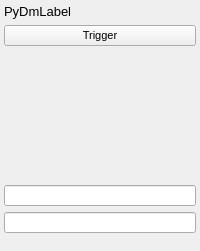
               <widget class="QFrame" name="frame_16">
                <layout class="QGridLayout" name="gridLayout_18" rowstretch="1,1,1,1,1,1,1,1,1,1,1,1,1">
                 <property name="leftMargin">
                  <number>4</number>
                 </property>
                 <property name="topMargin">
                  <number>4</number>
                 </property>
                 <property name="rightMargin">
                  <number>4</number>
                 </property>
                 <property name="bottomMargin">
                  <number>4</number>
                 </property>
                 <property name="horizontalSpacing">
                  <number>4</number>
                 </property>
                 <item row="5" column="0">
                  <widget class="PyDMLabel" name="PyDMLabel_107">
                   <property name="font">
                    <font>
                     <pointsize>8</pointsize>
                    </font>
                   </property>
                   <property name="toolTip">
                    <string/>
                   </property>
                   <property name="styleSheet">
                    <string notr="true"/>
                   </property>
                   <property name="text">
                    <string/>
                   </property>
                   <property name="channel" stdset="0">
                    <string>ca://${DEVICE}:DAQMUX${MUX}_STRMERR3</string>
                   </property>
                  </widget>
                 </item>
                 <item row="1" column="0">
                  <widget class="PyDMPushButton" name="PyDMPushButton_20">
                   <property name="sizePolicy">
                    <sizepolicy hsizetype="Preferred" vsizetype="Preferred">
                     <horstretch>0</horstretch>
                     <verstretch>0</verstretch>
                    </sizepolicy>
                   </property>
                   <property name="maximumSize">
                    <size>
                     <width>16777215</width>
                     <height>48</height>
                    </size>
                   </property>
                   <property name="font">
                    <font>
                     <pointsize>8</pointsize>
                    </font>
                   </property>
                   <property name="toolTip">
                    <string/>
                   </property>
                   <property name="styleSheet">
                    <string notr="true"/>
                   </property>
                   <property name="text">
                    <string>Trigger</string>
                   </property>
                   <property name="channel" stdset="0">
                    <string>ca://${DEVICE}:DAQMUX${MUX}_TRGDAQ </string>
                   </property>
                   <property name="pressValue" stdset="0">
                    <string>1</string>
                   </property>
                  </widget>
                 </item>
                 <item row="11" column="0">
                  <widget class="PyDMEnumButton" name="PyDMEnumButton_33">
                   <property name="maximumSize">
                    <size>
                     <width>16777215</width>
                     <height>44</height>
                    </size>
                   </property>
                   <property name="font">
                    <font>
                     <pointsize>8</pointsize>
                    </font>
                   </property>
                   <property name="toolTip">
                    <string/>
                   </property>
                   <property name="styleSheet">
                    <string notr="true">QPushButton{font: 8px;}</string>
                   </property>
                   <property name="channel" stdset="0">
                    <string>ca://${DEVICE}:DAQMUX${MUX}_FORMATSIGN3</string>
                   </property>
                   <property name="orientation" stdset="0">
                    <enum>Qt::Horizontal</enum>
                   </property>
                   <property name="marginTop" stdset="0">
                    <number>0</number>
                   </property>
                   <property name="marginBottom" stdset="0">
                    <number>0</number>
                   </property>
                   <property name="marginLeft" stdset="0">
                    <number>0</number>
                   </property>
                   <property name="marginRight" stdset="0">
                    <number>0</number>
                   </property>
                   <property name="horizontalSpacing" stdset="0">
                    <number>0</number>
                   </property>
                   <property name="verticalSpacing" stdset="0">
                    <number>0</number>
                   </property>
                  </widget>
                 </item>
                 <item row="9" column="0">
                  <widget class="PyDMLineEdit" name="PyDMLineEdit_31">
                   <property name="sizePolicy">
                    <sizepolicy hsizetype="Preferred" vsizetype="Preferred">
                     <horstretch>0</horstretch>
                     <verstretch>0</verstretch>
                    </sizepolicy>
                   </property>
                   <property name="font">
                    <font>
                     <pointsize>8</pointsize>
                    </font>
                   </property>
                   <property name="toolTip">
                    <string/>
                   </property>
                   <property name="styleSheet">
                    <string notr="true"/>
                   </property>
                   <property name="channel" stdset="0">
                    <string>ca://${DEVICE}:DAQMUX${MUX}_FORMATSIGNWIDTH3</string>
                   </property>
                  </widget>
                 </item>
                 <item row="6" column="0">
                  <widget class="PyDMLabel" name="PyDMLabel_108">
                   <property name="font">
                    <font>
                     <pointsize>8</pointsize>
                    </font>
                   </property>
                   <property name="toolTip">
                    <string/>
                   </property>
                   <property name="styleSheet">
                    <string notr="true"/>
                   </property>
                   <property name="text">
                    <string/>
                   </property>
                   <property name="channel" stdset="0">
                    <string>ca://${DEVICE}:DAQMUX${MUX}_INPDATAVALID3</string>
                   </property>
                  </widget>
                 </item>
                 <item row="7" column="0">
                  <widget class="PyDMLabel" name="PyDMLabel_109">
                   <property name="font">
                    <font>
                     <pointsize>8</pointsize>
                    </font>
                   </property>
                   <property name="toolTip">
                    <string/>
                   </property>
                   <property name="styleSheet">
                    <string notr="true"/>
                   </property>
                   <property name="text">
                    <string/>
                   </property>
                   <property name="channel" stdset="0">
                    <string>ca://${DEVICE}:DAQMUX${MUX}_STRMENABLED3</string>
                   </property>
                  </widget>
                 </item>
                 <item row="10" column="0">
                  <widget class="PyDMLineEdit" name="PyDMLineEdit_32">
                   <property name="sizePolicy">
                    <sizepolicy hsizetype="Preferred" vsizetype="Preferred">
                     <horstretch>0</horstretch>
                     <verstretch>0</verstretch>
                    </sizepolicy>
                   </property>
                   <property name="font">
                    <font>
                     <pointsize>8</pointsize>
                    </font>
                   </property>
                   <property name="toolTip">
                    <string/>
                   </property>
                   <property name="styleSheet">
                    <string notr="true"/>
                   </property>
                   <property name="channel" stdset="0">
                    <string>ca://${DEVICE}:DAQMUX${MUX}_FORMATDATAWIDTH3</string>
                   </property>
                  </widget>
                 </item>
                 <item row="2" column="0">
                  <widget class="PyDMLabel" name="PyDMLabel_110">
                   <property name="font">
                    <font>
                     <pointsize>8</pointsize>
                    </font>
                   </property>
                   <property name="toolTip">
                    <string/>
                   </property>
                   <property name="styleSheet">
                    <string notr="true"/>
                   </property>
                   <property name="text">
                    <string/>
                   </property>
                   <property name="channel" stdset="0">
                    <string>ca://${DEVICE}:DAQMUX${MUX}_STRMPAUSE3</string>
                   </property>
                  </widget>
                 </item>
                 <item row="3" column="0">
                  <widget class="PyDMLabel" name="PyDMLabel_111">
                   <property name="font">
                    <font>
                     <pointsize>8</pointsize>
                    </font>
                   </property>
                   <property name="toolTip">
                    <string/>
                   </property>
                   <property name="styleSheet">
                    <string notr="true"/>
                   </property>
                   <property name="text">
                    <string/>
                   </property>
                   <property name="channel" stdset="0">
                    <string>ca://${DEVICE}:DAQMUX${MUX}_STRMRDY3</string>
                   </property>
                  </widget>
                 </item>
                 <item row="12" column="0">
                  <widget class="PyDMEnumButton" name="PyDMEnumButton_34">
                   <property name="maximumSize">
                    <size>
                     <width>16777215</width>
                     <height>44</height>
                    </size>
                   </property>
                   <property name="font">
                    <font>
                     <pointsize>8</pointsize>
                    </font>
                   </property>
                   <property name="toolTip">
                    <string/>
                   </property>
                   <property name="styleSheet">
                    <string notr="true">QPushButton{font: 8px;}</string>
                   </property>
                   <property name="channel" stdset="0">
                    <string>ca://${DEVICE}:DAQMUX${MUX}_DECIMATION3</string>
                   </property>
                   <property name="orientation" stdset="0">
                    <enum>Qt::Horizontal</enum>
                   </property>
                   <property name="marginTop" stdset="0">
                    <number>0</number>
                   </property>
                   <property name="marginBottom" stdset="0">
                    <number>0</number>
                   </property>
                   <property name="marginLeft" stdset="0">
                    <number>0</number>
                   </property>
                   <property name="marginRight" stdset="0">
                    <number>0</number>
                   </property>
                   <property name="horizontalSpacing" stdset="0">
                    <number>0</number>
                   </property>
                   <property name="verticalSpacing" stdset="0">
                    <number>0</number>
                   </property>
                  </widget>
                 </item>
                 <item row="4" column="0">
                  <widget class="PyDMLabel" name="PyDMLabel_112">
                   <property name="font">
                    <font>
                     <pointsize>8</pointsize>
                    </font>
                   </property>
                   <property name="toolTip">
                    <string/>
                   </property>
                   <property name="styleSheet">
                    <string notr="true"/>
                   </property>
                   <property name="text">
                    <string/>
                   </property>
                   <property name="channel" stdset="0">
                    <string>ca://${DEVICE}:DAQMUX${MUX}_STRMOVF3</string>
                   </property>
                  </widget>
                 </item>
                 <item row="8" column="0">
                  <widget class="PyDMLabel" name="PyDMLabel_113">
                   <property name="font">
                    <font>
                     <pointsize>8</pointsize>
                    </font>
                   </property>
                   <property name="toolTip">
                    <string/>
                   </property>
                   <property name="styleSheet">
                    <string notr="true"/>
                   </property>
                   <property name="text">
                    <string/>
                   </property>
                   <property name="channel" stdset="0">
                    <string>ca://${DEVICE}:DAQMUX${MUX}_FRAMECNT3</string>
                   </property>
                  </widget>
                 </item>
                 <item row="0" column="0">
                  <widget class="PyDMLabel" name="PyDMLabel_24">
                   <property name="font">
                    <font>
                     <pointsize>10</pointsize>
                     <weight>50</weight>
                     <italic>false</italic>
                     <bold>false</bold>
                    </font>
                   </property>
                   <property name="toolTip">
                    <string/>
                   </property>
                   <property name="styleSheet">
                    <string notr="true"/>
                   </property>
                   <property name="text">
                    <string>PyDmLabel</string>
                   </property>
                   <property name="channel" stdset="0">
                    <string>ca://${DEVICE}:DAQMUX${MUX}_INPMUXSELSTR3</string>
                   </property>
                   <property name="displayFormat" stdset="0">
                    <enum>PyDMLabel::String</enum>
                   </property>
                  </widget>
                 </item>
                </layout>
               </widget>
